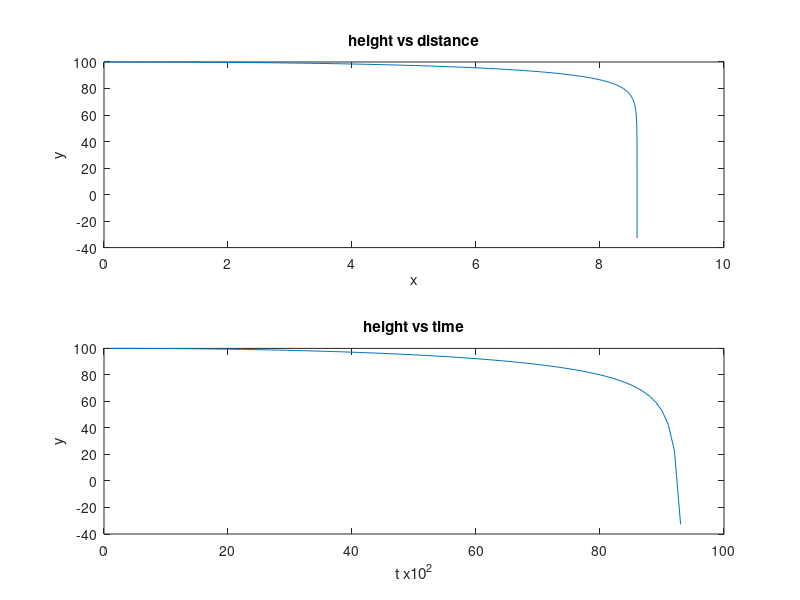

Write MATLAB code to recreate this figure.
% Cd = 0.6; 
% rho = 0.0765;
% A = 4; %to spite declan
% Vx = ((2*D*cos(theta))/(Cd*rho*A))^(1/2);
% Vy = ((2*D*sin(theta))/(Cd*rho*A))^(1/2);
% theta = arctan(Vy/Vx);
% 
% V = (Vx^2+Vy^2)^(1/2);
% D=0.5*rho*V^2*A*Cd;
% 
% dt = 0.01;
% 
% Vx = 10;
% Vy = 0;
% h = 100;
% 
% y(1) = 100;
% x(1) = 0;
% int i = 2;
% while(h >= 0)
%     V = (Vx^2+Vy^2)^(1/2);
%     D=0.5*rho*V^2*A*Cd;
% 
% end
clear all;

Cd = 0.6;
A = 4;
m = 1/32; %slug
rho = 0.0023769;
CD = 1/2*rho*Cd*A;
g = 32.2;
dt = .01;

y(1) = 100;
x(1) = 0;
vx(1) = 15;
vy(1) = 0;
vw(1) = 10;
v(1) = (vx(1)^2+vy(1)^2)^(1/2);
ax(1) = CD/m*(vw(1)^2-vx(1)*v(1));
ay(1) = CD*vy(1)*v(1)/m-g;

i = 2;
while(y(i-1) > 0)
    vw(i) = vw(i-1);
    x(i) = x(i-1) + vx(i-1)*dt;
    y(i) = y(i-1) + vy(i-1)*dt;
    vx(i) = vx(i-1) + ax(i-1)*dt;
    vy(i) = vy(i-1) + ay(i-1)*dt;
    v(i) = (vx(i)^2+vy(i)^2)^(1/2);
    ax(i) = CD/m*(vw(i)^2-vx(i)*v(i));
    ay(i) = CD*vy(i)*v(i)/m-g;
    i = i +1;
end

results = [x' y' vx' vy' v' ax' ay' vw'];
figure;
subplot(2,1,1);
plot(x, y);
xlabel('x');
ylabel('y');
title("height vs distance");
subplot(2,1,2);
plot(y);
title("height vs time");
xlabel('t x10^2');
ylabel('y');
